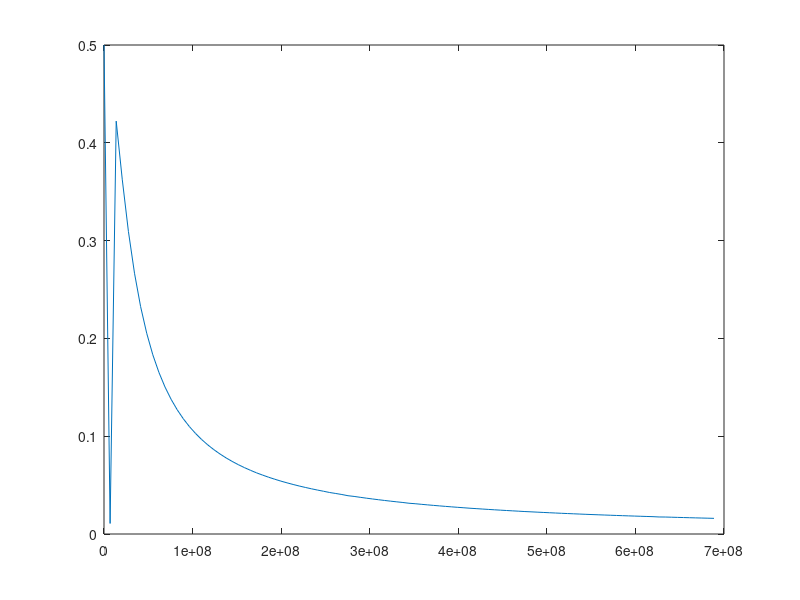

This figure's MATLAB source:
clear all,clc,close all;
%внутренние параметры
 
R=220;
R1=R*2
C=33e-12;
tau=R1*C;% постоянная времени цепи
 
%начальные условия
Uc(1)=0;
 
% Ось времени
T=tau/100;
tmax=(4*tau);
t=0:T:tmax;
N=length(t);

%Ось частоты
w=2*pi*(0:0.1/(tau):10/(tau)); 
M=length(w);
for m=1:M; 
    
    for k=1:N*2
        Uvh=cos(k*w(m)*T);
        Uc=(Uvh*T+Uc*R1*C)/(C*R1+2*T);
        Ur=Uvh-2*Uc;
        Ucmas(k)=Uc;
    end
    
    U_save(m) = max(Ucmas(k-400:k));
    
end;
    
figure(2)
plot(w/(2*pi),U_save)